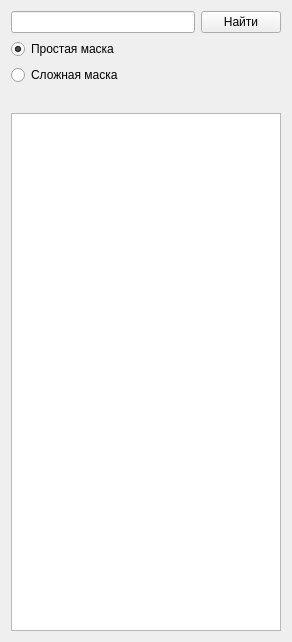
          <widget class="QWidget" name="page_4">
           <property name="geometry">
            <rect>
             <x>0</x>
             <y>0</y>
             <width>292</width>
             <height>642</height>
            </rect>
           </property>
           <attribute name="label">
            <string>Запрос:</string>
           </attribute>
           <layout class="QGridLayout" name="gridLayout_6">
            <item row="3" column="0">
             <widget class="QLabel" name="label_14">
              <property name="minimumSize">
               <size>
                <width>0</width>
                <height>16</height>
               </size>
              </property>
              <property name="text">
               <string/>
              </property>
              <property name="wordWrap">
               <bool>true</bool>
              </property>
             </widget>
            </item>
            <item row="4" column="0">
             <widget class="QPlainTextEdit" name="plainTextEdit_8">
              <property name="readOnly">
               <bool>true</bool>
              </property>
             </widget>
            </item>
            <item row="0" column="0">
             <layout class="QHBoxLayout" name="horizontalLayout_10">
              <item>
               <widget class="QLineEdit" name="lineEdit_6">
                <property name="toolTip">
                 <string>&lt;html&gt;&lt;head/&gt;&lt;body&gt;&lt;p&gt;Правила формирования маски:&lt;br/&gt;&lt;span style=&quot; font-weight:600;&quot;&gt;*&lt;/span&gt; - любой символ;&lt;/p&gt;&lt;p&gt;&lt;span style=&quot; font-weight:600;&quot;&gt;$1, $2&lt;/span&gt; - определенные символы;&lt;/p&gt;&lt;p&gt;&lt;span style=&quot; font-weight:600;&quot;&gt;А&lt;/span&gt; - конкретный символ.&lt;/p&gt;&lt;p&gt;&lt;br/&gt;Например:&lt;br/&gt;слово &lt;span style=&quot; font-style:italic;&quot;&gt;&amp;quot;дом&amp;quot;&lt;/span&gt; соответствует слудующим маскам: &lt;br/&gt;&lt;span style=&quot; font-weight:600;&quot;&gt;***, Д*М,$1$2$1, Д$1$2 и т.д.&lt;br/&gt;&lt;/span&gt;слово &lt;span style=&quot; font-style:italic;&quot;&gt;&amp;quot;слово&amp;quot;&lt;/span&gt; соответствует: &lt;br/&gt;&lt;span style=&quot; font-weight:600;&quot;&gt;C****,$1$2$3$4$3 и т.д.&lt;br/&gt;&lt;br/&gt;Примечание:&lt;br/&gt;Маска нечуствительна к регистру!&lt;/span&gt;&lt;/p&gt;&lt;/body&gt;&lt;/html&gt;</string>
                </property>
               </widget>
              </item>
              <item>
               <widget class="QPushButton" name="pushButton_16">
                <property name="minimumSize">
                 <size>
                  <width>55</width>
                  <height>0</height>
                 </size>
                </property>
                <property name="maximumSize">
                 <size>
                  <width>16777215</width>
                  <height>16777215</height>
                 </size>
                </property>
                <property name="toolTip">
                 <string>&lt;html&gt;&lt;head/&gt;&lt;body&gt;&lt;p&gt;Правила формирования маски:&lt;br/&gt;&lt;span style=&quot; font-weight:600;&quot;&gt;*&lt;/span&gt; - любой символ;&lt;/p&gt;&lt;p&gt;&lt;span style=&quot; font-weight:600;&quot;&gt;$1, $2&lt;/span&gt; - определенные символы;&lt;/p&gt;&lt;p&gt;&lt;span style=&quot; font-weight:600;&quot;&gt;А&lt;/span&gt; - конкретный символ.&lt;/p&gt;&lt;p&gt;&lt;br/&gt;Например:&lt;br/&gt;слово &lt;span style=&quot; font-style:italic;&quot;&gt;&amp;quot;дом&amp;quot;&lt;/span&gt; соответствует слудующим маскам: &lt;br/&gt;&lt;span style=&quot; font-weight:600;&quot;&gt;***, Д*М,$1$2$1, Д$1$2 и т.д.&lt;br/&gt;&lt;/span&gt;слово &lt;span style=&quot; font-style:italic;&quot;&gt;&amp;quot;слово&amp;quot;&lt;/span&gt; соответствует: &lt;br/&gt;&lt;span style=&quot; font-weight:600;&quot;&gt;C****,$1$2$3$4$3 и т.д.&lt;br/&gt;&lt;br/&gt;Примечание:&lt;br/&gt;Маска нечуствительна к регистру!&lt;/span&gt;&lt;/p&gt;&lt;/body&gt;&lt;/html&gt;</string>
                </property>
                <property name="text">
                 <string>Найти</string>
                </property>
               </widget>
              </item>
             </layout>
            </item>
            <item row="1" column="0">
             <widget class="QRadioButton" name="radioButton_9">
              <property name="text">
               <string>Простая маска</string>
              </property>
              <property name="checked">
               <bool>true</bool>
              </property>
             </widget>
            </item>
            <item row="2" column="0">
             <widget class="QRadioButton" name="radioButton_10">
              <property name="text">
               <string>Сложная маска</string>
              </property>
             </widget>
            </item>
           </layout>
          </widget>
